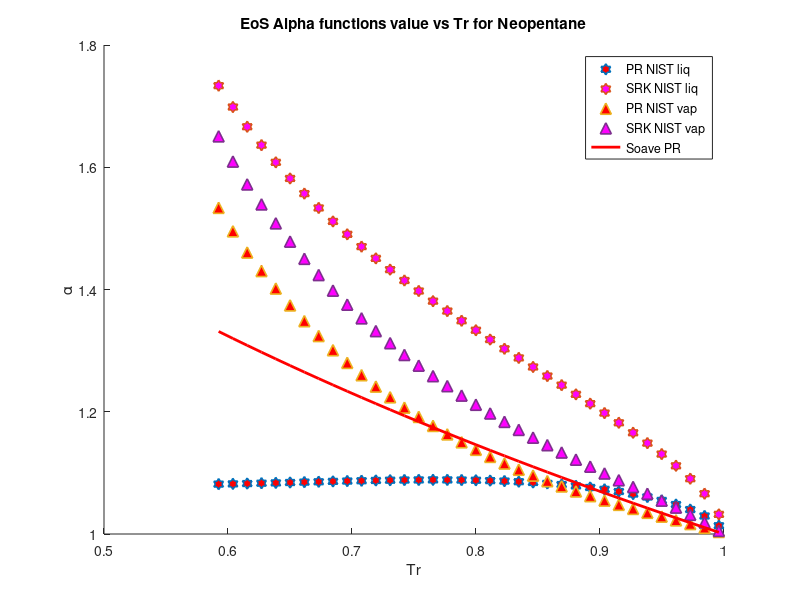

MATLAB code to generate this figure:
clear 
clc
load neopentane_sat_data.mat
%alpha PR & SRK for isobutane
P = P*10^6;
omega = 0.197; %Acentric factor
Tc = 433.8; %K
Pc = 3200000; %Pa
R = 8.31446 %J/K*mol
Zc = 0.272;
b1 = 0.07780*(R*Tc/Pc);
a1 = 0.45724*(((R^2)*(Tc^2))/Pc);
b2 = 0.08664*(R*Tc/Pc);
a2 = 0.42747*(((R^2)*(Tc^2))/Pc);
omega_c = 1-3*Zc;
omega_b = 0.08446114781;
omega_a = 3*Zc^2+3*(1-2*Zc)*omega_b+omega_b^2+1-3*Zc;
a3 = omega_a*(((R^2)*(Tc^2))/Pc);
b3 = omega_b*(R*Tc/Pc);
c3 = omega_c*(R*Tc/Pc);
T = 257; %k
M = 72.15/1000; %kg/mol
S1=0.37464+1.54226*omega-0.26992*omega^2;
S2=0.48508+1.55171*omega-0.176*omega^2;
for i = 1:1:36
   Pr = P/Pc; 
   Tr = T/Tc;
   Tr_list(i)=Tr;
   Vm_liq(i) = M/rho_liq(i);
   Vm_vap(i) = M/rho_vap(i);
   alpha_PT_liq(i) = ((R*T)/(Vm_liq(i)-b3)-P(i))*((Vm_liq(i)^2+b3*Vm_liq(i)+c3*Vm_liq(i)-c3*b3)/a3);
   alpha_PT_vap(i) = ((R*T)/(Vm_vap(i)-b3)-P(i))*((Vm_vap(i)^2+b3*Vm_vap(i)+c3*Vm_vap(i)-c3*b3)/a3);
   alpha_PR_liq(i) = ((R*T)/(Vm_liq(i)-b1)-P(i))*((Vm_liq(i)^2+2*b1*Vm_liq(i)-b1^2)/a1)
   alpha_SRK_liq(i) = ((R*T)/(Vm_liq(i)-b2)-P(i))*((Vm_liq(i)^2+b2*Vm_liq(i))/a2);
   alpha_PR_vap(i) = ((R*T)/(Vm_vap(i)-b1)-P(i))*((Vm_vap(i)^2+2*b1*Vm_vap(i)-b1^2)/a1);
   alpha_SRK_vap(i) = ((R*T)/(Vm_vap(i)-b2)-P(i))*((Vm_vap(i)^2+b2*Vm_vap(i))/a2);
   alpha_soave_PR(i) =(1+S1*(1-sqrt(Tr)))^2;
   alpha_soave_SRK(i) =(1+S2*(1-sqrt(Tr)))^2;
   alpha_Gasem(i) = exp((1.943+0.926*Tr)*(1-(Tr)^0.1441));
%    alpha_twu(i) = (Tr)^(0.081043)*exp(0.915696*(1-(Tr)^(2.61622)));
   Temp(i)=T;
   T = T+5;
end
hold on

 plot(Tr_list,alpha_PR_liq,'h','MarkerSize',8,'MarkerFaceColor','r','LineWidth',1.2)
 %plot(Tr_list,alpha_PT_liq,'h','MarkerSize',8,'MarkerFaceColor','g','LineWidth',1.2)
 plot(Tr_list,alpha_SRK_liq,'h','MarkerSize',8,'MarkerFaceColor','m','LineWidth',1.2)
 plot(Tr_list,alpha_PR_vap,'^','MarkerSize',8,'MarkerFaceColor','r','LineWidth',1.2)
 %plot(Tr_list,alpha_PT_vap,'^','MarkerSize',8,'MarkerFaceColor','g','LineWidth',1.2)
 plot(Tr_list,alpha_SRK_vap,'^','MarkerSize',8,'MarkerFaceColor','m','LineWidth',1.2)
 plot(Tr_list,alpha_soave_PR,'r','LineWidth',2)
% plot(Tr_list,alpha_soave_SRK,'g','LineWidth',2)
% plot(Tr_list,alpha_Gasem,'b','LineWidth',2)

hold off
legend('PR NIST liq','SRK NIST liq','PR NIST vap','SRK NIST vap','Soave PR')
xlabel('Tr')
ylabel('\alpha')
title('EoS Alpha functions value vs Tr for Neopentane')
